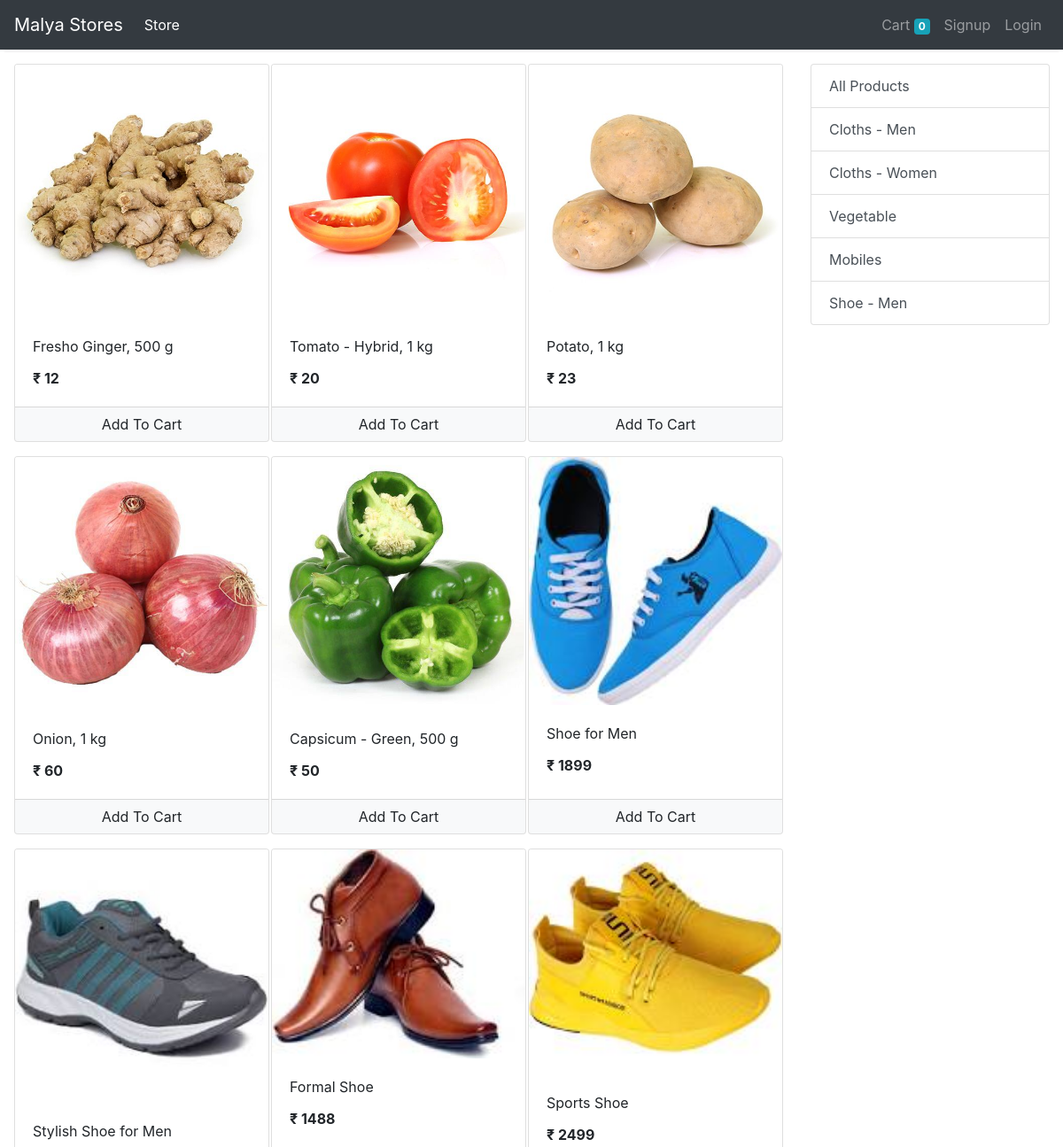
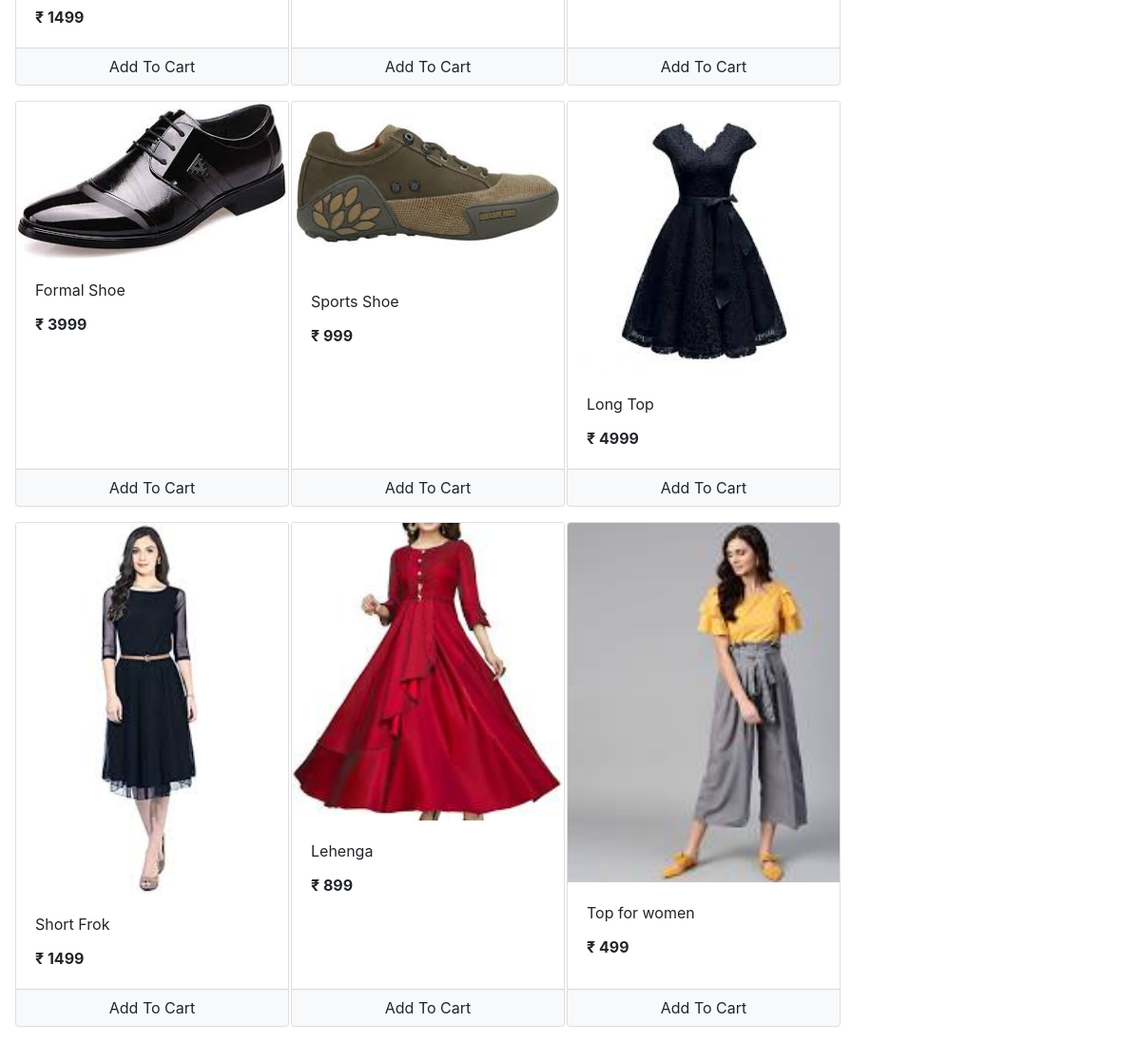
The app's page /store with its own data (2 pictures, top to bottom).
### store/models/product.py (models this page shows, shortened)
class Product(models.Model):
    name = models.CharField(max_length=50)
    price = models.IntegerField(default=0)
    category = models.ForeignKey(Category, on_delete=models.CASCADE, default=1)
    description = models.CharField(max_length=200, default='' , null=True , blank=True)
    image = models.ImageField(upload_to='uploads/products/')
    @staticmethod
    def get_all_products():
        return Product.objects.all()

### store/models/category.py (models this page shows, shortened)
class Category(models.Model):
    name = models.CharField(max_length=20)
    @staticmethod
    def get_all_categories():
        return Category.objects.all()

### store/views/home.py (the view)
# urls.py: path('' , include('store.urls'))
def store(request):
    cart = request.session.get('cart')
    if not cart:
        request.session['cart'] = {}
    products = None
    categories = Category.get_all_categories()
    categoryID = request.GET.get('category')
    if categoryID:
        products = Product.get_all_products_by_categoryid(categoryID)
    else:
        products = Product.get_all_products();
    data = {}
    data['products'] = products
    data['categories'] = categories
    print('you are : ', request.session.get('email'))
    return render(request, 'index.html', data)

### store/templatetags/cart.py (called while the page is built)
@register.filter(name='is_in_cart')
def is_in_cart(product  , cart):
    keys = cart.keys()
    for id in keys:
        if int(id) == product.id:
            return True
    return False;

### store/templatetags/custom_filter.py (called while the page is built)
@register.filter(name='currency')
def currency(number):
    return "₹ "+str(number)

### store/templates/index.html (shortened to what this page needs)
{% extends 'base.html' %}
{% block content %}
{% load cart %}
{% load custom_filter %}
<div class="container-fluid mt-3">
	<div class="row">
		<div id='products' class="col-lg-9 mx-auto">
			<div class="row mx-auto">
				{% for product in products %}
				<div class="card mx-auto mb-3" id={{product.id}} style="width: 18rem;">
					<img class="card-img-top" src="{{product.image.url}}" alt="Card image cap">
					<div class="card-body">
						<p class="card-title">{{product.name}}</p>
						<p class="card-text"><b>{{product.price|currency}}</b></p>
					</div>
					<div class="card-footer p-0 no-gutters">
						{% if product|is_in_cart:request.session.cart %}
						<div class="row no-gutters">
							<form action="/#{{product.id}}" class="col-2 " method="post">
								{% csrf_token %}
								<input hidden type="text" name='product' value='{{product.id}}'>
								<input hidden type="text" name='remove' value='True'>
								<input type="submit" value=" - " class="btn btn-block btn-light border-right">
							</form>
							<div class="text-center col">{{product|cart_quantity:request.session.cart}} in Cart</div>
							<form action="/#{{product.id}}" class="col-2 " method="post">
								{% csrf_token %}
								<input hidden type="text" name='product' value='{{product.id}}'>
								<input type="submit" value=" + " class="btn btn-block btn-light border-left">
							</form>
						</div>
						{% else %}
						<form action="/#{{product.id}}" method="POST" class="btn-block">
							<input type="submit" class="float-right btn btn-light  form-control"
								value="Add To Cart">
						</form>
						{% endif %}
					</div>
				</div>
				{% endfor %}
			</div>
		</div>
		<div class="col-lg-3 mx-auto">
			<div class="list-group">
				<a href="/" class="list-group-item list-group-item-action">All Products</a>
				{% for category in categories %}
				<a href="/?category={{category.id}}"
					class="list-group-item list-group-item-action">{{category.name}}</a>
				{% endfor %}
			</div>
		</div>
	</div>
</div>
{% endblock %}

### store/templates/base.html (shortened to what this page needs)
<!doctype html>
<html lang="en">
<head>
  <link rel="stylesheet" href="https://maxcdn.bootstrapcdn.com/bootstrap/4.0.0/css/bootstrap.min.css"
>
</head>
<body>
  <nav class="one-edge-shadow sticky-top navbar navbar-expand-lg navbar-dark bg-dark">
    <a class="navbar-brand" href="/">Malya  Stores</a>
    <div class="collapse navbar-collapse" id="navbarSupportedContent">
      <ul class="navbar-nav mr-auto">
        <li class="nav-item active">
          <a class="nav-link" href="/store">Store <span class="sr-only">(current)</span></a>
        </li>
      </ul>
      <ul class=" navbar-nav my-2 my-lg-0">
        <li class="nav-item ">
          <a class="nav-link" href="/cart">Cart
            <span class="badge badge-info">{{request.session.cart.keys|length}}</span>
            <span class="sr-only">(current)</span></a>
        </li>
        {% if request.session.customer %}
        <li class="nav-item ">
          <a class="nav-link" href="/orders">Orders<span class="sr-only">(current)</span></a>
        </li>
        <li class="nav-item ">
          <a class="nav-link" href="/logout">Logout<span class="sr-only">(current)</span></a>
        </li>
        {% else %}
        <li class="nav-item ">
          <a class="nav-link" href="/signup">Signup<span class="sr-only">(current)</span></a>
        </li>
        <li class="nav-item ">
          <a class="nav-link" href="/login">Login<span class="sr-only">(current)</span></a>
        </li>
        {% endif %}
      </ul>
    </div>
  </nav>
    {% block content %}{% endblock %}
</body>
</html>

### store/templates/base.html (style rules this page uses)
nav { background-color: white; }
.one-edge-shadow { box-shadow: 0 8px 2px -5px rgb(246, 245, 245); }

### records on screen
Product: image (picture), name "Fresho Ginger, 500 g", price "₹ 12"
Product: image (picture), name "Tomato - Hybrid, 1 kg", price "₹ 20"
Product: image (picture), name "Potato, 1 kg", price "₹ 23"
Product: image (picture), name "Onion, 1 kg", price "₹ 60"
Product: {{ product.id }} 18 (drawn), image (picture), name "Capsicum - Green, 500 g", price "₹ 50"
Product: image (picture), name "Shoe for Men", price "₹ 1899"
Product: image (picture), name "Stylish Shoe for Men", price "₹ 1499"
Product: image (picture), name "Formal Shoe", price "₹ 1488"
Product: image (picture), name "Sports Shoe", price "₹ 2499"
Product: image (picture), name "Formal Shoe", price "₹ 3999"
Product: image (picture), name "Sports Shoe", price "₹ 999"
Product: image (picture), name "Long Top", price "₹ 4999"
Product: image (picture), name "Short Frok", price "₹ 1499"
Product: image (picture), name "Lehenga", price "₹ 899"
Product: image (picture), name "Top for women", price "₹ 499"
Category: name "Cloths - Men"
Category: name "Cloths - Women"
Category: name "Vegetable"
Category: name "Mobiles"
Category: name "Shoe - Men"

### other values on screen
{{ request.session.cart.keys|length }} "0"
